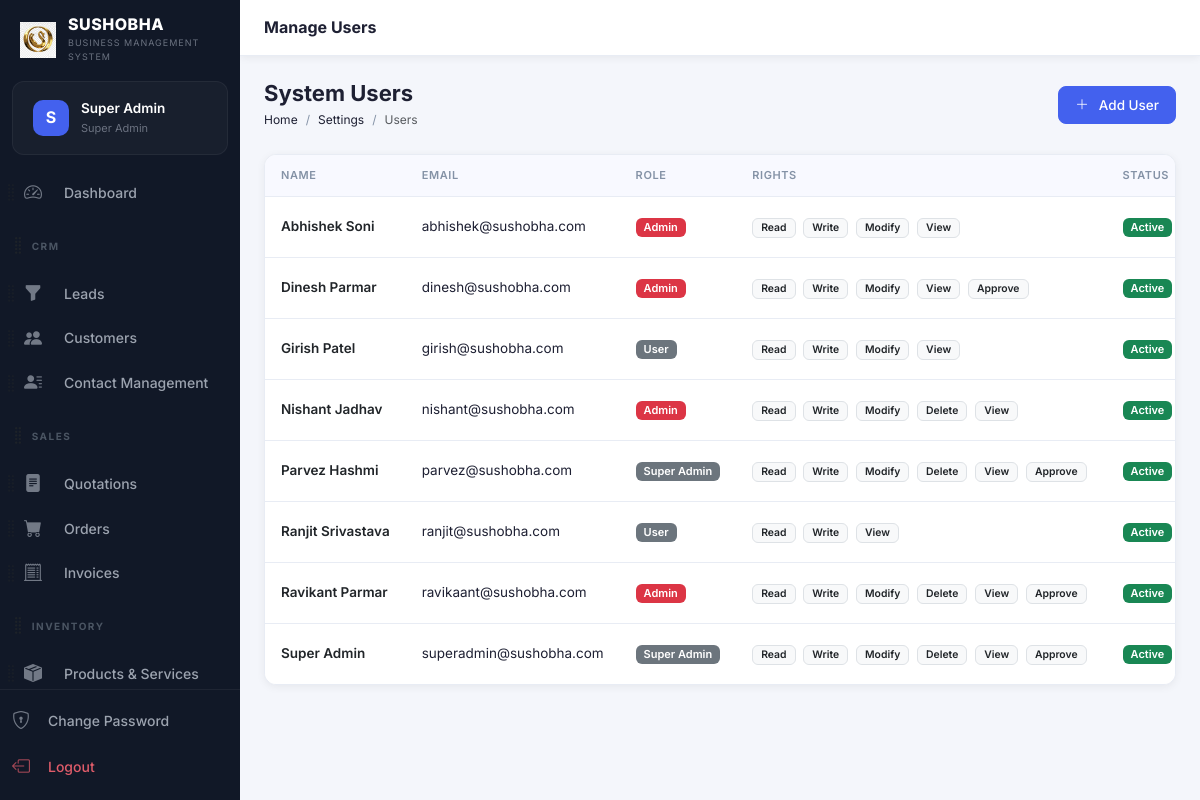
/modules/settings/users.php (signed in), run on an earlier commit of the app's database.
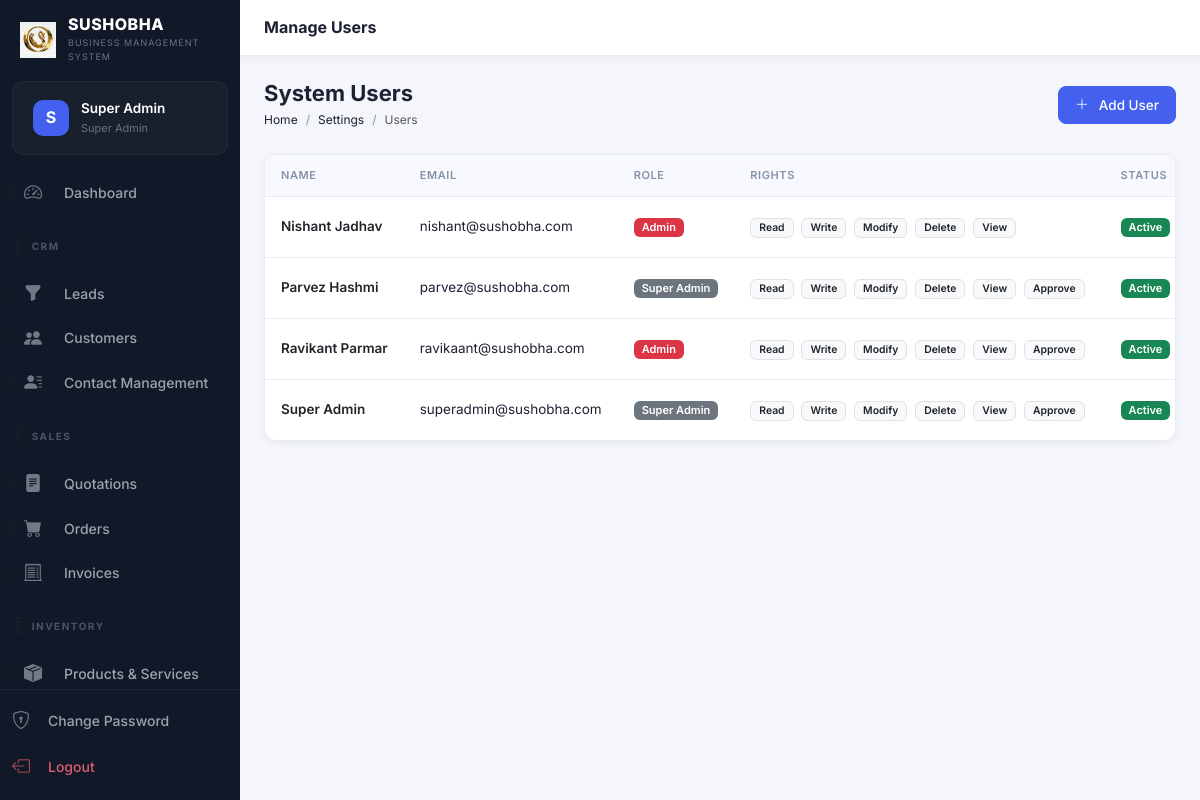
And on a later commit of the database.
### tables this page shows
CREATE TABLE `users` (
  `id` int(10) unsigned NOT NULL AUTO_INCREMENT,
  `role_id` int(10) unsigned NOT NULL DEFAULT 5,
  `name` varchar(100) NOT NULL,
  `email` varchar(150) NOT NULL,
  `password` varchar(255) NOT NULL,
  `phone` varchar(20) DEFAULT NULL,
  `avatar` varchar(255) DEFAULT NULL,
  `is_active` tinyint(1) NOT NULL DEFAULT 1,
  `remember_token` varchar(100) DEFAULT NULL,
  `reset_token` varchar(100) DEFAULT NULL,
  `reset_token_expires` datetime DEFAULT NULL,
  `last_login` datetime DEFAULT NULL,
  `login_attempts` int(11) DEFAULT 0,
  `locked_until` datetime DEFAULT NULL,
  `created_at` timestamp NOT NULL DEFAULT current_timestamp(),
  `updated_at` timestamp NOT NULL DEFAULT current_timestamp() ON UPDATE current_timestamp(),
  `access_rights` text DEFAULT NULL,
  PRIMARY KEY (`id`),
  UNIQUE KEY `email` (`email`),
  KEY `role_id` (`role_id`),
  CONSTRAINT `users_ibfk_1` FOREIGN KEY (`role_id`) REFERENCES `roles` (`id`)
);

CREATE TABLE `roles` (
  `id` int(10) unsigned NOT NULL AUTO_INCREMENT,
  `name` varchar(50) NOT NULL,
  `slug` varchar(50) NOT NULL,
  `permissions` longtext DEFAULT NULL CHECK (json_valid(`permissions`)),
  `created_at` timestamp NOT NULL DEFAULT current_timestamp(),
  PRIMARY KEY (`id`),
  UNIQUE KEY `name` (`name`),
  UNIQUE KEY `slug` (`slug`)
);

### config/db.php (called while the page is built, shortened)
<?php
class Database {
    private static ?PDO $instance = null;
    public static function getInstance(): PDO {
        if (self::$instance === null) {
            $host   = 'localhost';
            $dbname = 'sushobha_crm';
            $user   = 'root';
            $pass   = '';
            $charset = 'utf8mb4';
            $dsn = "mysql:host={$host};dbname={$dbname};charset={$charset}";
            $options = [
                PDO::ATTR_ERRMODE            => PDO::ERRMODE_EXCEPTION,
                PDO::ATTR_DEFAULT_FETCH_MODE => PDO::FETCH_ASSOC,
                PDO::ATTR_EMULATE_PREPARES   => false,
            ];
            try {
                self::$instance = new PDO($dsn, $user, $pass, $options);
            } catch (PDOException $e) {
                die(json_encode(['error' => 'Database connection failed: ' . $e->getMessage()]));
            }
        }
        return self::$instance;
    }
}
function db(): PDO {
    return Database::getInstance();
}

### includes/auth.php (called while the page is built, shortened)
<?php
require_once __DIR__ . '/../config/db.php';
function isLoggedIn(): bool {
    return isset($_SESSION['user_id']) && !empty($_SESSION['user_id']);
}
function currentUser(): ?array {
    static $user = null;
    if ($user === null) {
        $stmt = db()->prepare("SELECT u.*, r.name AS role_name, r.slug AS role_slug, r.permissions FROM users u JOIN roles r ON u.role_id = r.id WHERE u.id = ?");
        $stmt->execute([$_SESSION['user_id']]);
        $user = $stmt->fetch();
    }
    return $user;
}
function currentRole(): string {
    $u = currentUser();
    return $u['role_slug'] ?? 'user';
}
function requireRole(array $roles): void {
    if (!in_array(currentRole(), $roles)) {
        http_response_code(403);
        include __DIR__ . '/../includes/403.php';
        exit;
    }
}

### modules/settings/users.php (the view, shortened to what this page needs)
<?php
require_once __DIR__ . '/../../config/db.php';
require_once __DIR__ . '/../../includes/auth.php';
require_once __DIR__ . '/../../includes/functions.php';
requireRole(['super_admin', 'admin']);
$users = db()->query("SELECT u.*, r.name as role_name FROM users u JOIN roles r ON u.role_id = r.id ORDER BY u.name ASC")->fetchAll();
include __DIR__ . '/../../includes/header.php';
?>
<?php include __DIR__ . '/../../includes/sidebar.php'; ?>
<div class="main-content">
<div class="topbar">
  <div class="topbar-title">Manage Users</div>
</div>
<div class="page-content">
<div class="page-header">
  <div class="page-header-left"><h1>System Users</h1>
    <nav aria-label="breadcrumb"><ol class="breadcrumb"><li class="breadcrumb-item"><a href="<?= BASE_URL ?>/modules/dashboard/index.php">Home</a></li><li class="breadcrumb-item"><a href="<?= BASE_URL ?>/modules/settings/index.php">Settings</a></li><li class="breadcrumb-item active">Users</li></ol></nav>
  </div>
  <button class="btn btn-primary" data-bs-toggle="modal" data-bs-target="#addUserModal"><i class="bi bi-plus-lg me-1"></i>Add User</button>
</div>
<div class="table-wrapper">
    <div class="table-responsive">
        <table class="table crm-table align-middle mb-0">
            <thead>
                <tr>
                    <th>Name</th>
                    <th>Email</th>
                    <th>Role</th>
                    <th>Rights</th>
                    <th>Status</th>
                </tr>
            </thead>
            <tbody>
                <?php foreach($users as $u): ?>
                <tr>
                    <td class="fw-semibold text-dark"><?= e($u['name']) ?></td>
                    <td><?= e($u['email']) ?></td>
                    <td><span class="badge <?= $u['role_name']==='Admin'?'bg-danger':'bg-secondary' ?>"><?= e($u['role_name']) ?></span></td>
                    <td>
                        <?php
                        $rightsArr = json_decode($u['access_rights'] ?? '["Read"]', true);
                        if(is_array($rightsArr)):
                            foreach($rightsArr as $r): ?>
                                <span class="badge bg-light text-dark border me-1" style="font-size: 0.65rem;"><?= e($r) ?></span>
                            <?php endforeach;
                        endif; ?>
                    </td>
                    <td><?= statusBadge($u['is_active'] ? 'active' : 'inactive') ?></td>
                </tr>
                <?php endforeach; ?>
            </tbody>
        </table>
    </div>
</div>
</div></div>
<?php include __DIR__ . '/../../includes/footer.php'; ?>

### includes/header.php (shortened to what this page needs)
<!DOCTYPE html>
<html lang="en">
<head>
<link href="https://cdn.jsdelivr.net/npm/bootstrap@5.3.3/dist/css/bootstrap.min.css" rel="stylesheet">
<link href="https://cdn.jsdelivr.net/npm/bootstrap-icons@1.11.3/font/bootstrap-icons.min.css" rel="stylesheet">
<link href="https://cdnjs.cloudflare.com/ajax/libs/font-awesome/6.5.0/css/all.min.css" rel="stylesheet">
<link href="<?= BASE_URL ?>/assets/css/style.css" rel="stylesheet">
</head>
<body>
<div class="app-wrapper">

### includes/sidebar.php (shortened to what this page needs)
<?php
function isActive(string $path): string {
    return strpos($_SERVER['PHP_SELF'], $path) !== false ? 'active' : '';
}
$user = currentUser();
?>
<nav class="sidebar" id="sidebar">
  <div class="sidebar-brand">
    <div class="brand-logo">
      <img src="<?= BASE_URL ?>/assets/img/logo.png" alt="Logo" style="width: 100%; height: 100%; object-fit: contain;">
    </div>
    <div class="brand-text">
      <span class="brand-name"><?= APP_NAME ?></span>
      <span class="brand-tagline"><?= APP_TAGLINE ?></span>
    </div>
  </div>
  <div class="sidebar-user">
    <div class="sidebar-user-avatar">
      <?php if (!empty($user['avatar'])): ?>
        <img src="<?= BASE_URL ?>/<?= e($user['avatar']) ?>" alt="Avatar">
      <?php else: ?>
        <span><?= strtoupper(substr($user['name'] ?? 'U', 0, 1)) ?></span>
      <?php endif; ?>
    </div>
    <div class="sidebar-user-info">
      <span class="user-name"><?= e($user['name'] ?? 'User') ?></span>
      <span class="user-role"><?= ucwords(str_replace('_', ' ', $user['role_slug'] ?? '')) ?></span>
    </div>
  </div>
  <div class="sidebar-menu" id="sortableSidebar">
    <?php
    if (isAdmin()) {
        $defaultMenu[] = ['type' => 'header', 'id' => 'h_admin', 'label' => 'Admin'];
        $defaultMenu[] = ['type' => 'link', 'id' => 'approvals', 'url' => '/modules/approvals/index.php', 'icon' => 'bi-shield-check', 'label' => 'Approvals', 'match' => '/approvals/'];
        $defaultMenu[] = ['type' => 'link', 'id' => 'users', 'url' => '/modules/settings/users.php', 'icon' => 'bi-person-gear', 'label' => 'Users', 'match' => '/settings/users'];
        $defaultMenu[] = ['type' => 'link', 'id' => 'announcements', 'url' => '/modules/settings/announcements.php', 'icon' => 'bi-megaphone-fill', 'label' => 'Comm. Board', 'match' => '/settings/announcements'];
        $defaultMenu[] = ['type' => 'link', 'id' => 'settings', 'url' => '/modules/settings/index.php', 'icon' => 'bi-gear-fill', 'label' => 'Settings', 'match' => '/settings/index'];
        $defaultMenu[] = ['type' => 'link', 'id' => 'backup', 'url' => '/modules/settings/backup.php', 'icon' => 'bi-shield-check', 'label' => 'System Backup', 'match' => '/settings/backup'];
        $defaultMenu[] = ['type' => 'link', 'id' => 'activity_logs', 'url' => '/modules/settings/activity-logs.php', 'icon' => 'bi-clock-history', 'label' => 'Activity Logs', 'match' => '/activity-logs'];
    }
    $menuDict = [];
    foreach ($defaultMenu as $item) {
        $menuDict[$item['id']] = $item;
    }
    $userId = $_SESSION['user_id'] ?? 0;
    $stmt = db()->prepare("SELECT preference_value FROM user_preferences WHERE user_id = ? AND preference_key = 'sidebar_order'");
    $stmt->execute([$userId]);
    $savedOrderJson = $stmt->fetchColumn();
    $savedOrder = $savedOrderJson ? json_decode($savedOrderJson, true) : null;
    $menu = [];
    if ($savedOrder && is_array($savedOrder)) {
        foreach ($savedOrder as $id) {
            if (isset($menuDict[$id])) {
                $menu[] = $menuDict[$id];
                unset($menuDict[$id]);
            }
        }
        foreach ($menuDict as $item) {
            $menu[] = $item;
        }
    } else {
        $menu = $defaultMenu;
    }
    foreach ($menu as $item):
    ?>
      <div class="sidebar-sortable-item" data-id="<?= e($item['id']) ?>">
        <?php if ($item['type'] === 'header'): ?>
          <div class="menu-section-title d-flex align-items-center" style="margin-top: 15px;">
            <i class="bi bi-grip-vertical text-muted drag-handle" style="font-size: 1.2rem; cursor: grab; margin-left: -15px; margin-right: 2px;" title="Drag to reorder"></i>
            <span><?= e($item['label']) ?></span>
          </div>
        <?php else: ?>
          <div class="d-flex align-items-center position-relative">
            <i class="bi bi-grip-vertical text-muted drag-handle" style="font-size: 1.2rem; cursor: grab; opacity: 0.6; position: absolute; left: -15px; z-index: 10; padding: 10px 5px;" title="Drag to reorder"></i>
            <a href="<?= BASE_URL . $item['url'] ?>" class="menu-item flex-grow-1 mb-0 <?= isActive($item['match']) ?>">
              <i class="bi <?= $item['icon'] ?>"></i><span class="ms-1"><?= e($item['label']) ?></span>
            </a>
          </div>
        <?php endif; ?>
      </div>
    <?php endforeach; ?>
  </div>
  <div class="sidebar-footer">
    <a href="<?= BASE_URL ?>/modules/auth/change-password.php" class="menu-item <?= isActive('/auth/change-password') ?>">
      <i class="bi bi-shield-lock"></i><span>Change Password</span>
    </a>
    <a href="<?= BASE_URL ?>/modules/auth/logout.php" class="menu-item menu-item-logout">
      <i class="bi bi-box-arrow-left"></i><span>Logout</span>
    </a>
  </div>
</nav>

### includes/functions.php (shortened to what this page needs)
<?php
require_once __DIR__ . '/../config/db.php';
function e(?string $str): string {
    return htmlspecialchars($str ?? '', ENT_QUOTES | ENT_HTML5, 'UTF-8');
}
function statusBadge(string $status, array $map = []): string {
    $defaults = [
        'active'=>'success','inactive'=>'secondary','pending'=>'warning','paid'=>'success','unpaid'=>'danger',
        'partial'=>'info','draft'=>'secondary','sent'=>'primary','accepted'=>'success','rejected'=>'danger',
        'converted'=>'info','processing'=>'warning','delivered'=>'success','cancelled'=>'danger',
        'new'=>'primary','contacted'=>'info','qualified'=>'success','won'=>'success','lost'=>'danger',
        'overdue'=>'danger','present'=>'success','absent'=>'danger','half_day'=>'warning',
        'low'=>'secondary','medium'=>'warning','high'=>'danger','urgent'=>'dark',
        'in_progress'=>'primary','completed'=>'success',
        'planned'=>'secondary','ongoing'=>'info','successful'=>'success',
    ];
    $map = array_merge($defaults, $map);
    $color = $map[$status] ?? 'secondary';
    $label = ucwords(str_replace('_', ' ', $status));
    return '<span class="badge bg-' . $color . '">' . $label . '</span>';
}

### includes/footer.php (shortened to what this page needs)
</div>
<div aria-live="polite" aria-atomic="true" class="position-relative">
  <div class="toast-container position-fixed bottom-0 end-0 p-3" id="toastPlacement" style="z-index: 1055;">
  </div>
</div>
</body>
</html>

What changed in the data, as far as the page shows it:
removed users: name "Abhishek Soni", email "abhishek@sushobha.com", role.name "Admin", access_rights "Read", access_rights "Write", access_rights "Modify", access_rights "View"
removed users: name "Dinesh Parmar", email "dinesh@sushobha.com", role.name "Admin", access_rights "Read", access_rights "Write", access_rights "Modify", access_rights "View", access_rights "Approve"
removed users: name "Girish Patel", email "girish@sushobha.com", role.name "User", access_rights "Read", access_rights "Write", access_rights "Modify", access_rights "View"
removed users: name "Ranjit Srivastava", email "ranjit@sushobha.com", role.name "User", access_rights "Read", access_rights "Write", access_rights "View"
